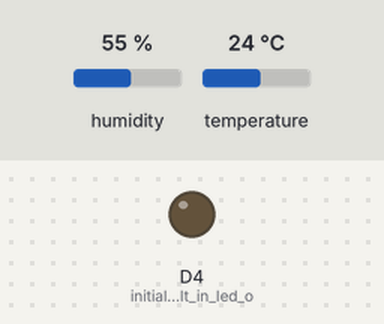
The sketch below on a simulated ESP8266 (Wemos D1 mini). Parts: output pins drawn as LEDs (lit = HIGH). The inputs (shaded band) are chosen by the test bench; at power-on: humidity 55 %, temperature 24 °C. WiFi joins after 1.5 s; servers stay silent unless stated; uploads are accepted with an empty reply; what the sketch prints to the serial monitor is not drawn.

Above: at 5.6 s.
Timing chart, 0 to 10.8 s (numbered marks = the images above):
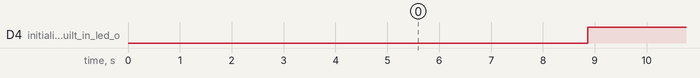

The sketch:

update_dht.ino
```cpp
/*
   Source  Code: https://www.instructables.com/How-to-Connect-NodeMCU-ESP8266-to-MySQL-Database-1/
   板子: WMOS D1 mini
   update: 20210714
*/

/*函式庫*/
#include "DHT.h"
#include <ESP8266WiFi.h>
#include <ESP8266HTTPClient.h>
#include <WiFiClientSecure.h>

/*WiFi設定*/
#define HOST "192.168.21.39"          // 伺服器的IP或網址 (without "http:// "  and "/" at the end of URL)
#define WIFI_SSID "Hydroponics"        // Wifi 名稱
#define WIFI_PASSWORD "AA10bb17"       // WIFI 密碼
#define URL "http://192.168.21.39/upload_data/dbwrite_dht_1.php"

/*全局變數*/
#define DHTPIN D1       //腳位:D1
#define DHTTYPE DHT11  // mode:DHT11
int val,val2;
String sendval, sendval2, postData;
DHT dht(DHTPIN, DHTTYPE);

void setup() {

  Serial.begin(9600); //啟用串列埠
  dht.begin(); //啟用dht11
  Serial.println("Communication Started \n\n");
  delay(1000);

  pinMode(LED_BUILTIN, OUTPUT);     // initialize built in led on the board

  get_wifi();
  delay(30);

  dht.begin(); //啟用dht11
}


void loop() {

HTTPClient http;    // http object of clas HTTPClient

int val = dht.readTemperature(); //溫度(Temperature)
int val2 = dht.readHumidity(); //溼度(Humidity)

// Convert integer variables to string
sendval = String(val);
sendval2 = String(val2);
/*使用POST來送出資料*/
postData = "temp=" + sendval  + "&hum=" + sendval2;

// We can post values to PHP files as  example.com/dbwrite.php?name1=val1&name2=val2&name3=val3
// Hence created variable postDAta and stored our variables in it in desired format
// For more detials, refer:- https://www.tutorialspoint.com/php/php_get_post.htm

  // Update Host URL here:-
   http.begin(URL);   //要連線的位置
   http.addHeader("Content-Type", "application/x-www-form-urlencoded");  //Specify content-type header

   int httpCode = http.POST(postData);   // Send POST request to php file and store server response code in variable named httpCode
   Serial.println("Values are, temp = " + sendval + " and hum = "+ sendval2 );

   Serial.print("Send GET request to URL: ");
   Serial.println(URL);

   if (httpCode == 200) {
      /*如果連線成功*/
      Serial.println("Values uploaded successfully.");
      Serial.print("Http Code: ");
      Serial.println(httpCode);
      String webpage = http.getString();    // Get html webpage output and store it in a string
      Serial.println(webpage + "\n");
   }else{
      /*如果連線不成功*/
     Serial.print("Http Code: ");
     Serial.println(httpCode);
     Serial.println("Failed to upload values. \n");
     http.end();
     return;   }
   led_now();

}


void get_wifi(){
   /*啟用WiFi連線*/
  WiFi.mode(WIFI_STA);
  WiFi.begin(WIFI_SSID, WIFI_PASSWORD); //try to connect with wifi
  Serial.print("Connecting to ");
  Serial.print(WIFI_SSID);
  while (WiFi.status() != WL_CONNECTED) {
      Serial.print(".");
      delay(500);
   }

  /*輸出連到的Wifi名&連線分到的ip位置*/
  Serial.println();
  //輸出連到的Wifi名
  Serial.print("Connected to ");
  Serial.println(WIFI_SSID);
  //輸出連線分到的ip位置
  Serial.print("IP Address is : ");
  Serial.println(WiFi.localIP());

}


void led_now(){
  /*led指示燈(板子上的LED:LOW&HIGH)*/
  delay(3000);
  digitalWrite(LED_BUILTIN, LOW);
  delay(3000);
  digitalWrite(LED_BUILTIN, HIGH);
}
```

Measured:
- by itself, D4 (initialize_built_in_led_o): alternates HIGH for 3.3 s and LOW for 3.0 s
